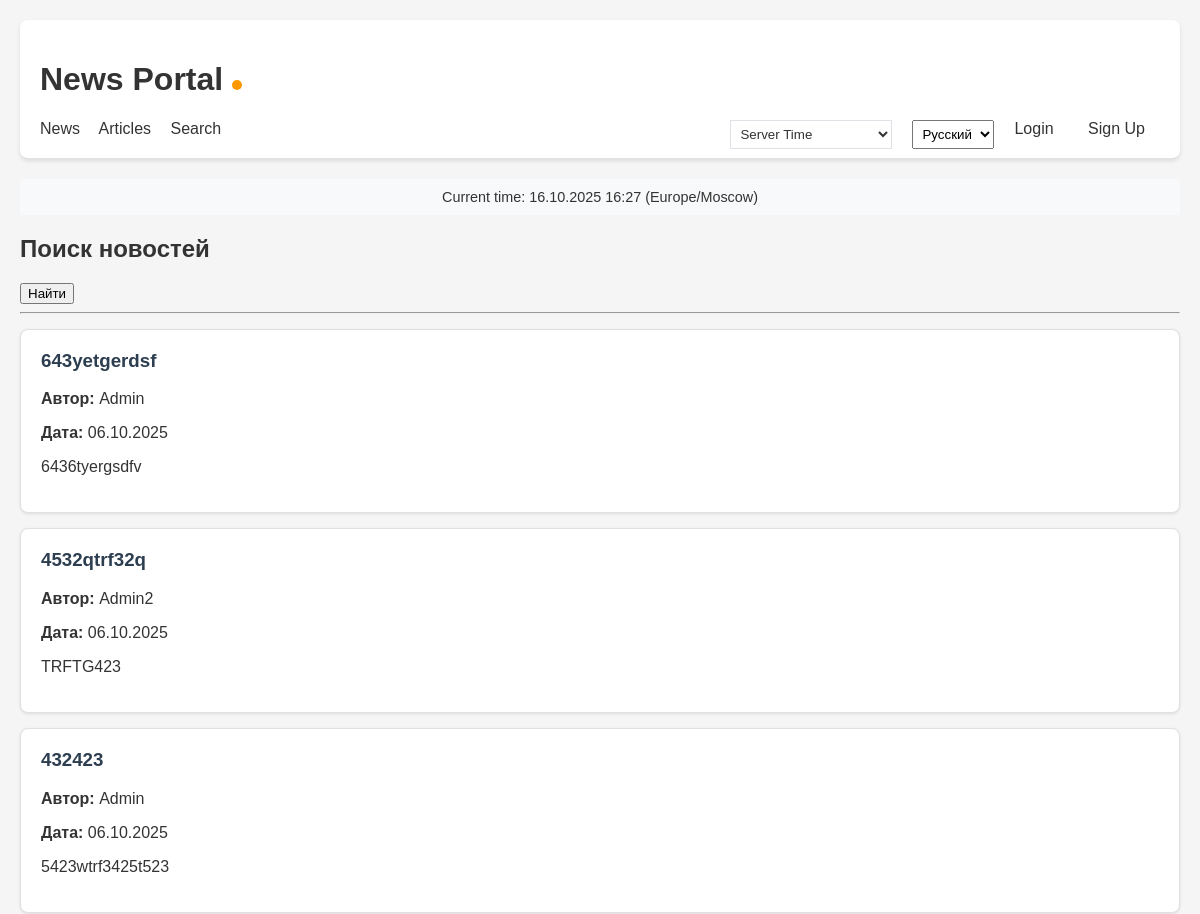
The page /news/search/ (upper part) on the database as committed earlier.
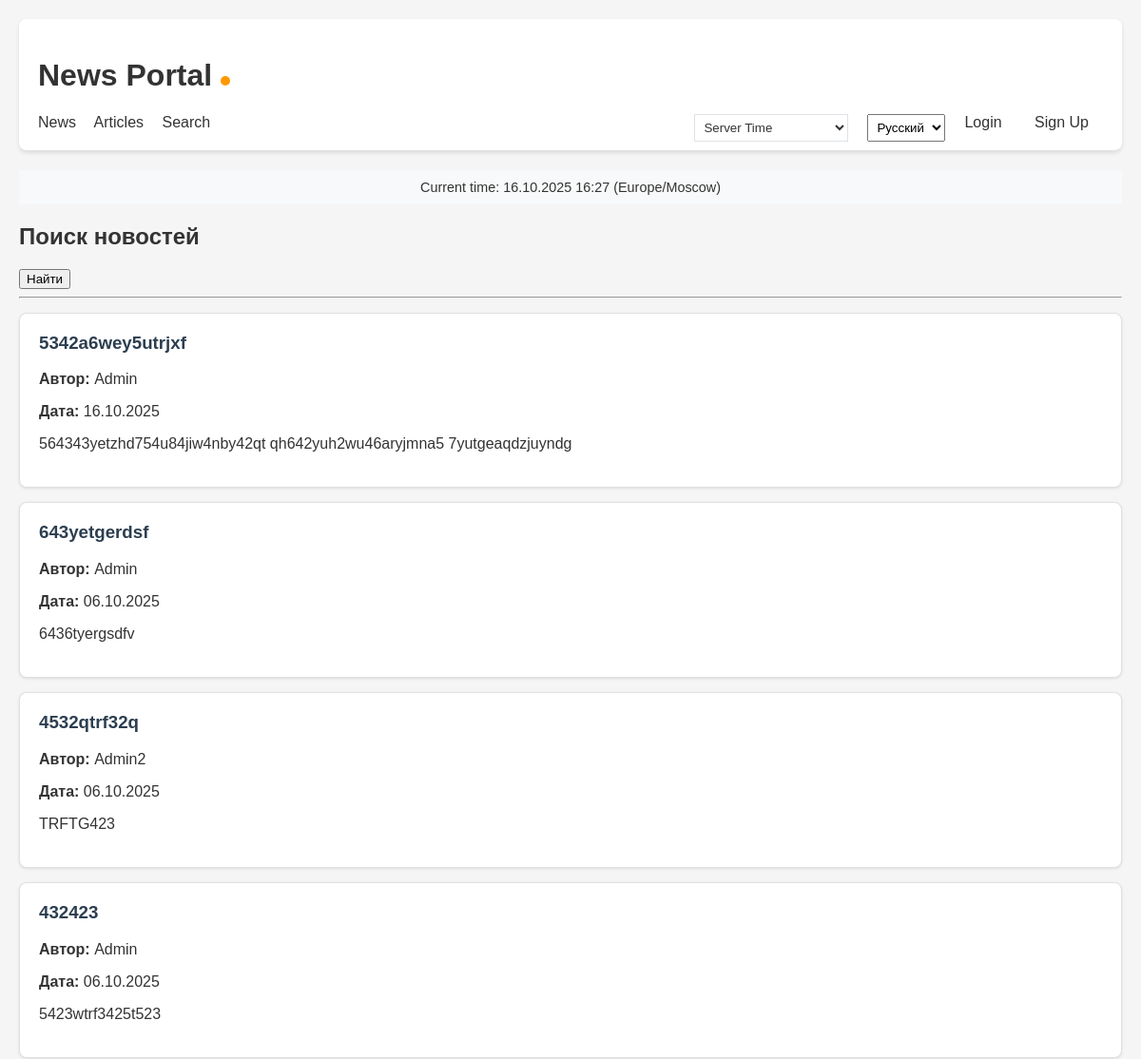
The same page on the database as committed later.
### news/models.py (models this page shows, shortened)
class Post(models.Model):
    ARTICLE = 'AR'
    NEWS = 'NW'
    POST_TYPES = [
        (ARTICLE, _('Article')),
        (NEWS, _('News')),
    ]
    author = models.ForeignKey(
        Author,
        on_delete=models.CASCADE,
        verbose_name=_('Author')
    )
    post_type = models.CharField(
        max_length=2,
        choices=POST_TYPES,
        verbose_name=_('Post type')
    )
    created_at = models.DateTimeField(
        auto_now_add=True,
        verbose_name=_('Created at')
    )
    updated_at = models.DateTimeField(
        auto_now=True,
        verbose_name=_('Updated at')
    )
    categories = models.ManyToManyField(
        Category,
        through='PostCategory',
        verbose_name=_('Categories'),
        blank=True  # Добавляем blank=True
    )
    title = models.CharField(
        max_length=200,
        verbose_name=_('Title')
    )
    content = models.TextField(verbose_name=_('Content'))
    rating = models.IntegerField(
        default=0,
        verbose_name=_('Rating')
    )
    is_published = models.BooleanField(
        default=True,
        verbose_name=_('Is published')
    )
    class Meta:
        verbose_name = _('Post')
        verbose_name_plural = _('Posts')
        ordering = ['-created_at']

class Author(models.Model):
    user = models.OneToOneField(User, on_delete=models.CASCADE, verbose_name=_('User'))
    rating = models.IntegerField(default=0, verbose_name=_('Rating'))
    class Meta:
        verbose_name = _('Author')
        verbose_name_plural = _('Authors')

### news/views.py (the view)
# urls.py: path('search/', views.news_search, name='news_search'),
def news_search(request):
    news_list = Post.objects.filter(post_type='NW').order_by('-created_at')
    query = request.GET.get('q', '')
    if query:
        news_list = news_list.filter(title__icontains=query)
    return render(request, 'news/news_search.html', {
        'news': news_list,
        'query': query,
        'current_time': timezone.now(),
        'timezones': COMMON_TIMEZONES,
    })

### news/context_processors.py (called while the page is built)
def timezone_context(request):
    return {
        'current_time': timezone.now(),
        'timezones': pytz.common_timezones,
    }

def user_groups(request):
    return {
        'is_author': request.user.groups.filter(name='authors').exists() if request.user.is_authenticated else False
    }

### templates/news/news_search.html (shortened to what this page needs)
{% extends 'default.html' %}
{% load censor_filters %}
{% block content %}
<h2>Поиск новостей</h2>
<form method="GET">
    <button type="submit">Найти</button>
</form>
<hr>
{% for news_item in news %}
    <div class="news-item">
        <h3>
            <a href="{% url 'news_detail' news_item.pk %}">
                {{ news_item.title|censor }}
            </a>
        </h3>
        <p><strong>Автор:</strong> {{ news_item.author.user.username }}</p>
        <p><strong>Дата:</strong> {{ news_item.created_at|date:"d.m.Y" }}</p>
        <p>{{ news_item.content|truncatechars:100|censor }}</p>
    </div>
{% empty %}
    <p>Новостей не найдено.</p>
{% endfor %}
{% endblock %}

Rows that differ between the two databases and show on the page:
added Post: title|censor "5342a6wey5utrjxf", author.user.username "Admin", created_at "16.10.2025", content|censor "564343yetzhd754u84jiw4nby42qt qh642yuh2wu46aryjmna5 7yutgeaqdzjuyndg"
